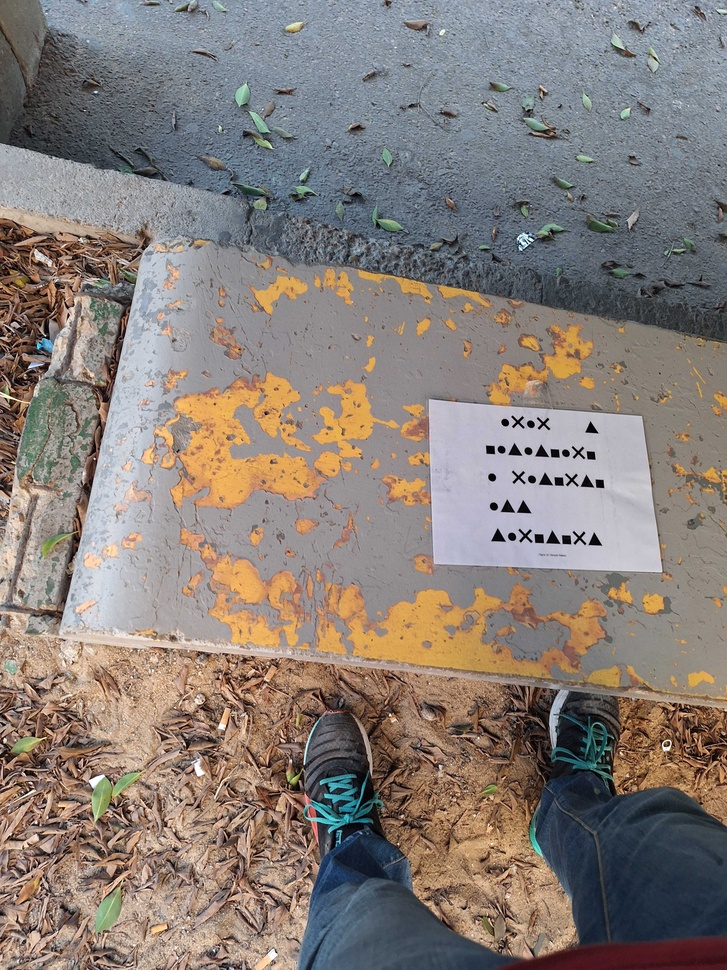
#> input picture Data Set/1.jpg, 727 x 970 px, shrunk from 3060 x 4080 before the run, found by its file name; its folder holds only this picture in this run
$ python main.py
#> lines starting #> are read from the running program, lines starting #| are printed output that depends on the picture; after the words box and inside, x2 and y2 are one past the last pixel; in counts of white or black regions, pixels touching at a corner belong together
#> in main, img is the input picture: shape (970, 727, 3); mean B, G, R 120.4, 126, 135.6
### utilities/Board_Detection.py
import cv2
import numpy as np

def detect_board(image):
    """Detect the largest board-like contour and return cropped grayscale region."""
    gray = cv2.cvtColor(image, cv2.COLOR_BGR2GRAY)
    blurred = cv2.GaussianBlur(gray, (5, 5), 0)
    _, thresh = cv2.threshold(blurred, 0, 255, cv2.THRESH_BINARY + cv2.THRESH_OTSU)
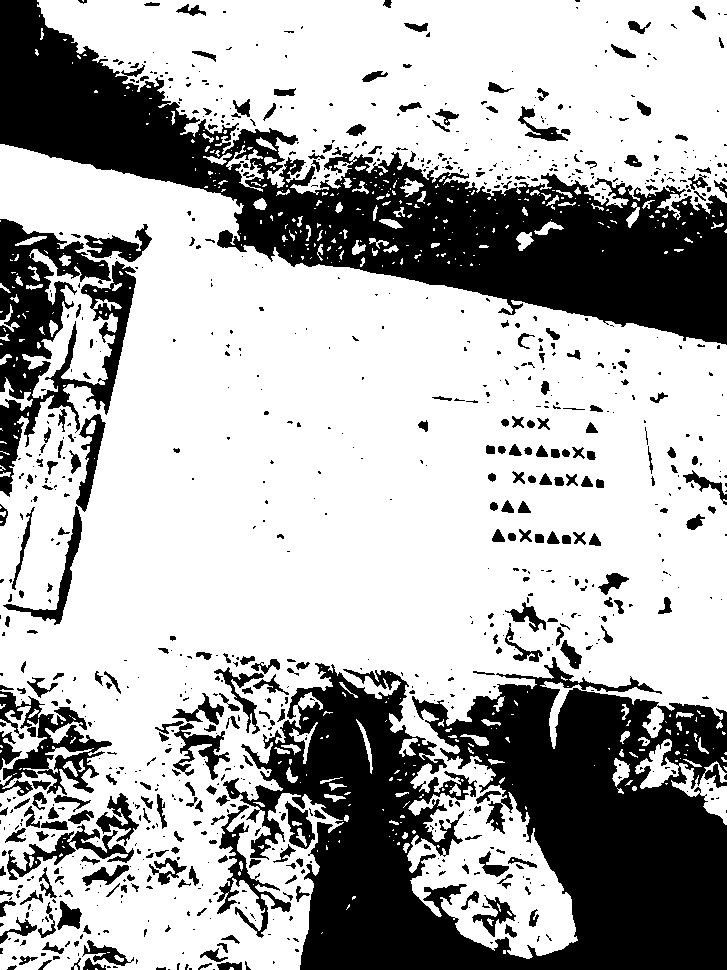
#> thresh: shape (970, 727); 67.9% white; 970 black regions (675 under 20 px), largest, box (x1, y1, x2, y2) and area: (223, 657, 727, 970) 93080, (0, 0, 727, 345) 76876, (0, 219, 136, 497) 14548

    # Morphological cleaning
    kernel = np.ones((20, 20), np.uint8)
    cleaned = cv2.morphologyEx(thresh, cv2.MORPH_CLOSE, kernel)
#> cleaned: shape (970, 727); 83.3% white; 12 black regions, largest, box (x1, y1, x2, y2) and area: (302, 690, 727, 970) 66709, (420, 207, 727, 343) 23947, (0, 0, 196, 184) 19749
    cleaned = cv2.morphologyEx(cleaned, cv2.MORPH_OPEN, kernel)
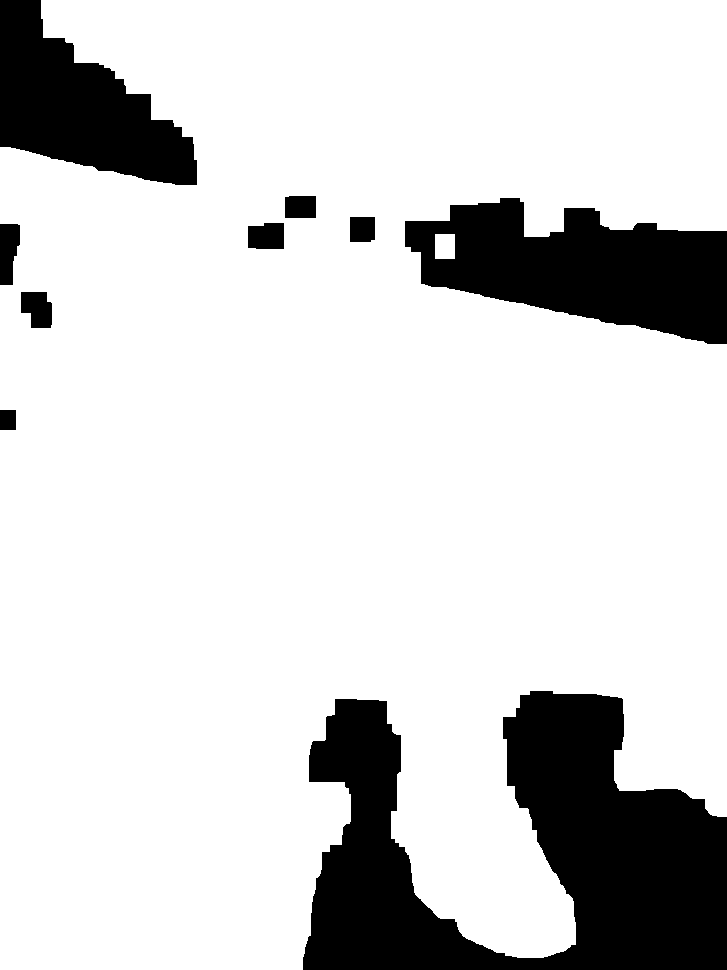
#> cleaned: shape (970, 727); 82.9% white; 9 black regions

    # Find largest contour
    contours, _ = cv2.findContours(cleaned, cv2.RETR_EXTERNAL, cv2.CHAIN_APPROX_SIMPLE)
#> contours = 2 contours; box (x1, y1, x2, y2) and area: (0, 0, 727, 970) 584557, (435, 234, 455, 259) 456
    if not contours:
        return None

    max_contour = max(contours, key=cv2.contourArea)
#> max_contour = contour of 652 points, box (x1, y1, x2, y2) (0, 0, 727, 970), area 584557

    # Mask + crop
    mask = np.zeros_like(gray)
    cv2.drawContours(mask, [max_contour], -1, 255, thickness=cv2.FILLED)
#> mask: shape (970, 727); 83.3% white; 5 black regions, box (x1, y1, x2, y2) and area: (303, 691, 727, 970) 67276, (405, 198, 727, 344) 29373, (0, 0, 197, 185) 20018, (0, 224, 20, 285) 989, (0, 410, 16, 430) 320
    result = cv2.bitwise_and(image, image, mask=mask)
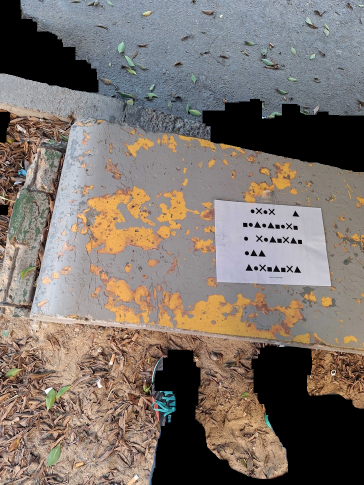
#> result: shape (970, 727, 3) (shown at 1/2 size); mean B, G, R 107.7, 114.5, 124.7

    x, y, w, h = cv2.boundingRect(max_contour)
#> x = 0; y = 0; w = 727; h = 970
    cropped = result[y:y+h, x:x+w]

    return cropped

### utilities/Shaps_Detection.py
import cv2
import numpy as np

def detect_shape(c):
    """Detect the shape type of a contour."""
    shape = "unidentified"
    peri = cv2.arcLength(c, True)
    approx = cv2.approxPolyDP(c, 0.02 * peri, True)
    vertices = len(approx)

    if vertices == 3:
        shape = "Triangle"
    elif vertices == 4:
        shape = "Square"
    else:
        area = cv2.contourArea(c)
        if peri == 0:
            shape = "unidentified"
        else:
            circularity = 4 * np.pi * (area / (peri * peri))
            if circularity > 0.8:
                shape = "Circle"
            else:
                shape = "X Shape"

    return shape, vertices

def detect_shapes(img):
    """Detect all shapes inside an image and return the image with labels drawn."""
    output = img.copy()
    blurred = cv2.GaussianBlur(img, (5, 5), 0)
#> blurred: shape (970, 727, 3)
    gray = cv2.cvtColor(blurred, cv2.COLOR_BGR2GRAY)

    # Invert threshold (since shapes are black, background white)
    _, thresh = cv2.threshold(gray, 127, 255, cv2.THRESH_BINARY_INV)
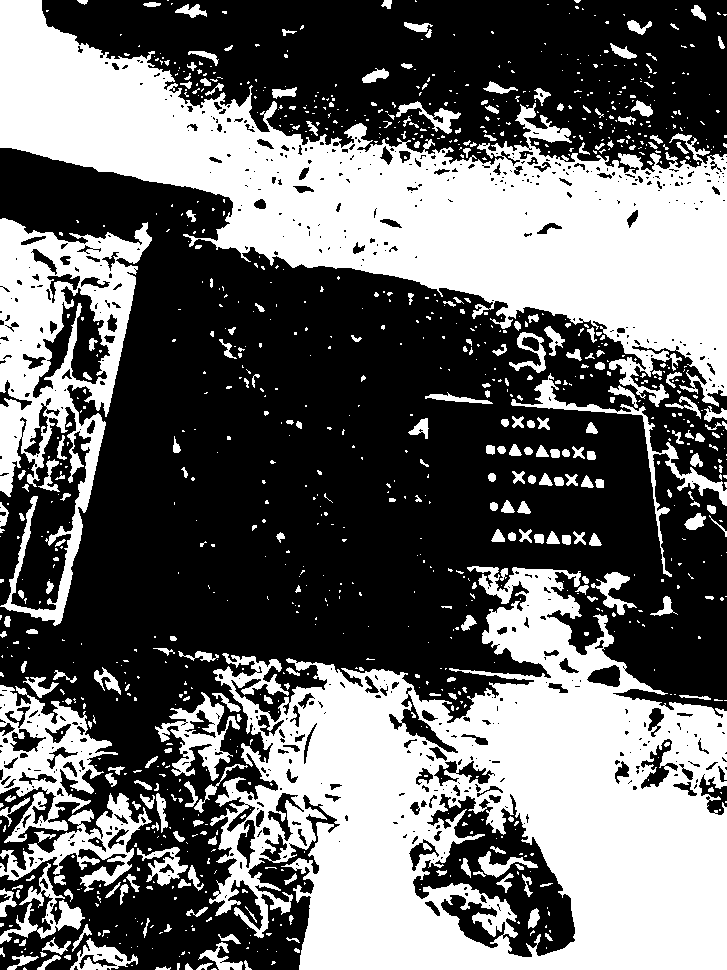
#> thresh: shape (970, 727); 41.6% white; 1086 white regions (804 under 20 px)

    # Find contours
    contours, _ = cv2.findContours(thresh, cv2.RETR_EXTERNAL, cv2.CHAIN_APPROX_SIMPLE)
#> contours = 1023 contours, 838 with area under 20; largest, box (x1, y1, x2, y2) and area: (209, 566, 727, 970) 137956, (0, 0, 727, 407) 106132, (0, 218, 152, 626) 27729, (0, 685, 118, 843) 8618, (0, 793, 152, 892) 4339

    for c in contours:
        if cv2.contourArea(c) < 150:  # Ignore tiny noise
            continue

        shape, vertices = detect_shape(c)

        # Get centroid
        M = cv2.moments(c)
        if M["m00"] != 0:
            cx = int(M["m10"] / M["m00"])
            cy = int(M["m01"] / M["m00"])
        else:
            cx, cy = 0, 0

        # Draw contour + label
        cv2.drawContours(output, [c], -1, (0, 255, 0), 2)
        cv2.putText(output, f"{shape} ({vertices})", (cx - 40, cy),
                    cv2.FONT_HERSHEY_SIMPLEX, 0.5, (0, 0, 255), 1)
#> this loop made 1023 passes
#> (peri in detect_shape, vertices, area in detect_shape, circularity in detect_shape, cx, cy) on passes 31, 34, 37: (191.3, 11, 357, 0.123, 221, 958), (244.9, 9, 1011.5, 0.212, 100, 957), (95.15, 13, 156.5, 0.217, 55, 946)
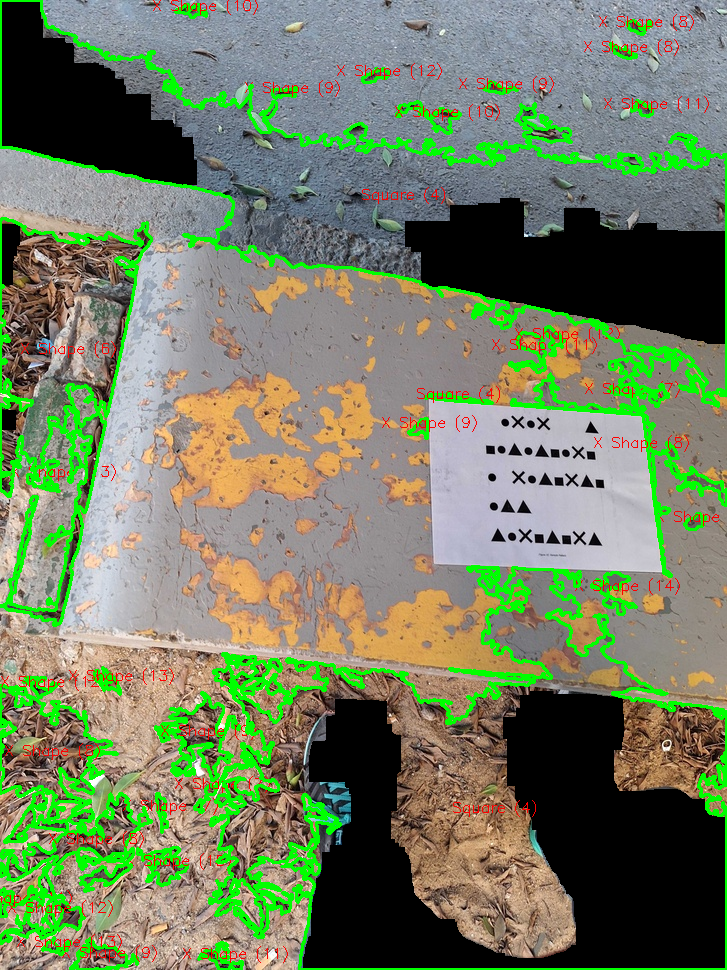
#> output: shape (970, 727, 3); 9.82% of pixels changed, all inside (x1, y1, x2, y2) = (0, 0, 727, 970)

    return output

### main.py
import cv2
import os
from utilities.Board_Detection import detect_board
from utilities.Shaps_Detection import detect_shapes

def main():
    dataset_path = r"E:\Collage\MIA\Task 11\Classical Detection\Data Set"
    results_path = r"E:\Collage\MIA\Task 11\Classical Detection\Results"
    os.makedirs(results_path, exist_ok=True)

    for filename in os.listdir(dataset_path):
        if filename.lower().endswith((".jpg", ".png", ".jpeg")):
            img_path = os.path.join(dataset_path, filename)
            img = cv2.imread(img_path)

            if img is None:
                print(f"[❌] Skipping {filename} (could not load)")
                continue

            # Step 1: detect board
            board = detect_board(img)
            if board is None:
                print(f"[⚠️] Skipping {filename} (board not detected)")
                continue

            # Step 2: detect shapes inside board
            result = detect_shapes(board)
            if result is None:
                print(f"[⚠️] Skipping {filename} (shape detection failed)")
                continue

            # Step 3: save result
            save_name = f"result_{filename}"
            save_path = os.path.join(results_path, save_name)
            cv2.imwrite(save_path, result)

            print(f"[✅] Processed {filename} → saved as {save_name}")

if __name__ == "__main__":
    main()

$ run again, on Data Set/15.jpg
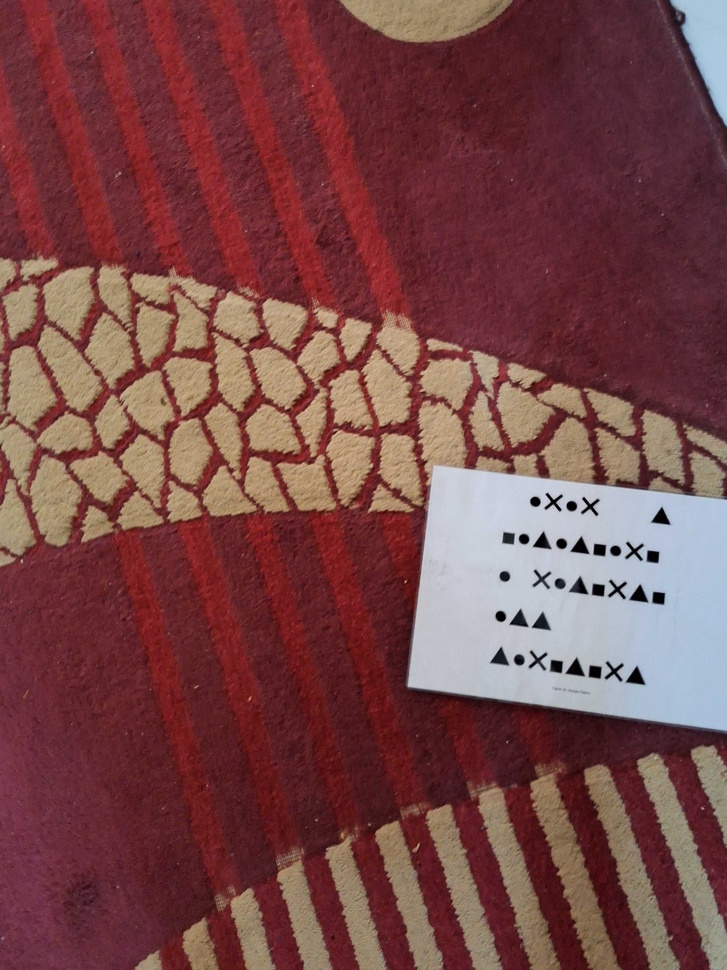
#> input picture Data Set/15.jpg, 727 x 970 px, shrunk from 3060 x 4080 before the run, found by its file name
#> in main, img is the input picture: shape (970, 727, 3); mean B, G, R 72.3, 71.9, 120
#> in detect_board, `cleaned = cv2.morphologyEx(cleaned, cv2.MORPH_OPEN, kernel)`:
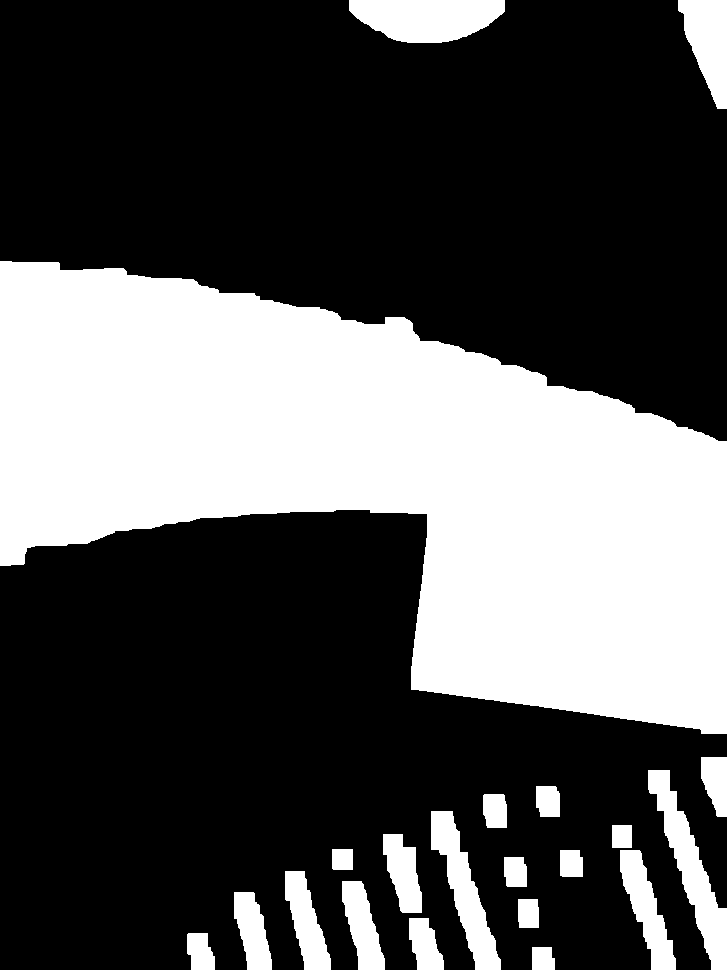
#> cleaned: shape (970, 727); 33.5% white; 21 white regions
#> in detect_board, `contours, _ = cv2.findContours(cleaned, cv2.RETR_EXTERNAL, cv2.CHAIN_A..`: contours = 21 contours; largest, box (x1, y1, x2, y2) and area: (0, 261, 727, 734) 197600, (349, 0, 505, 43) 5053, (648, 770, 727, 970) 4631, (431, 811, 501, 970) 3869, (678, 0, 727, 109) 3308
#> max_contour = contour of 440 points, box (x1, y1, x2, y2) (0, 261, 727, 734), area 197600
#> mask: shape (970, 727); 28.2% white; 1 white region, box (x1, y1, x2, y2) and area: (0, 261, 727, 734) 198757
#> x = 0; y = 261; w = 727; h = 473
#> in detect_shapes, `contours, _ = cv2.findContours(thresh, cv2.RETR_EXTERNAL, cv2.CHAIN_AP..`: contours = 40 contours, 6 with area under 20; largest, box (x1, y1, x2, y2) and area: (0, 0, 727, 473) 262196, (626, 406, 645, 424) 181, (566, 397, 585, 416) 180, (630, 324, 648, 342) 172, (652, 247, 670, 264) 164
#> the loop in detect_shapes, `for c in contours:` made 40 passes
#> (shape, peri in detect_shape, vertices, area in detect_shape, circularity in detect_shape, cx, cy) on passes 1, 13, 40: ('X Shape', 59.46, 5, 181, 0.643, 635, 416), ('X Shape', 56.87, 5, 171.5, 0.666, 638, 333), ('X Shape', 3942.4, 7, 262195.5, 0.212, 306, 211)
#> after the loop in detect_shapes, `for c in contours:`:
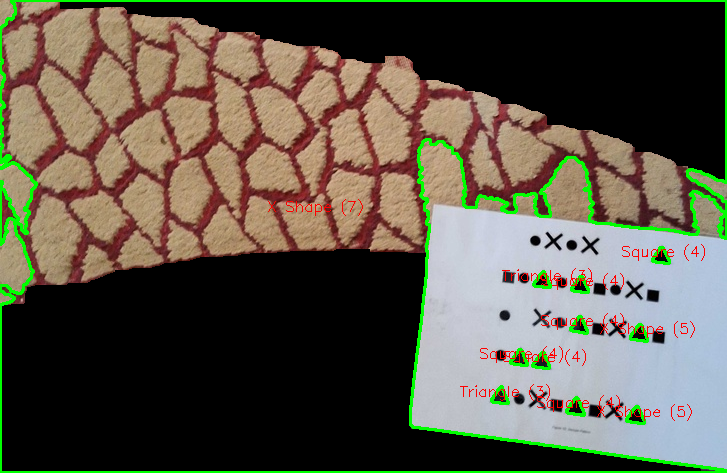
#> output: shape (473, 727, 3); mean B, G, R 72.2, 86.3, 91.1
